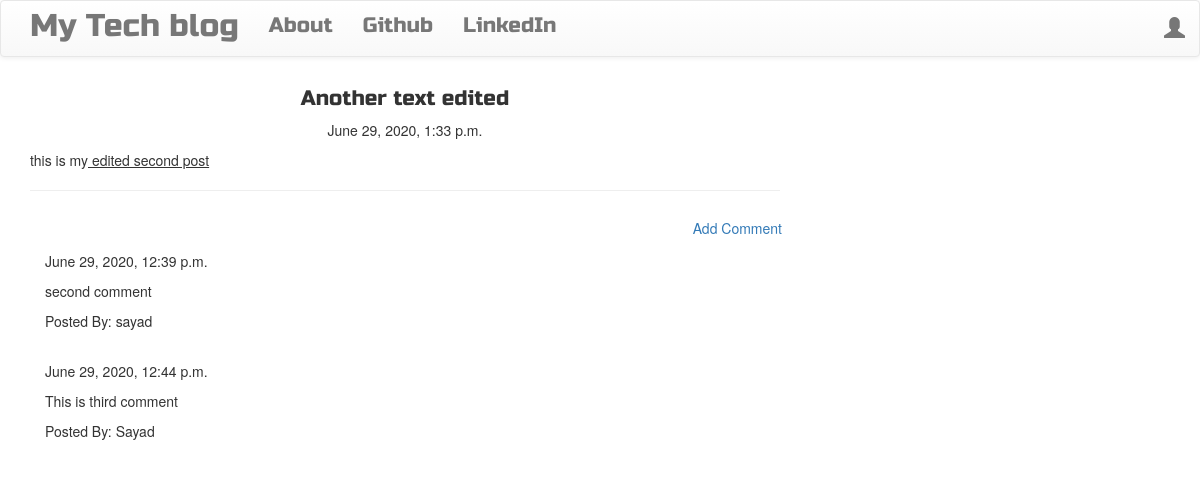
Screenshot of /post/2 with the database file from the repository.
### blog/models.py (models this page shows, shortened)
class Post(models.Model):
    author = models.ForeignKey('auth.User')
    title = models.CharField(max_length=200)
    text = models.TextField()
    created_date = models.DateTimeField(default=timezone.now)
    published_date = models.DateTimeField(blank=True, null=True)

class Comment(models.Model):
    post = models.ForeignKey('blog.Post',related_name='comments')
    author = models.CharField(max_length=200)
    text = models.TextField()
    created_date = models.DateTimeField(default=timezone.now)
    approved_comment = models.BooleanField(default=False)

### blog/views.py (the view)
# urls.py: url(r'^post/(?P<pk>\d+)$', views.PostDetailView.as_view(), name='post_detail'),
class PostDetailView(DetailView):
    model = Post

### blog/templates/blog/post_detail.html (shortened to what this page needs)
{% extends "blog/base.html" %}
{% block content %}
  <h1 class="posttitle loader">{{post.title}}</h1>
  {% if post.published_date %}
    <div class="date postdate">
      {{ post.published_date}}
    </div>
    {% else %}
    <a class="btn btn-default" href="{% url 'post_publish' pk=post.pk %}">Publish</a>
  {% endif %}
  <p class="postcontent">{{ post.text|safe|linebreaksbr }}</p>
  <hr>
  <a class="btn btn-prmary btn-comment" href="{% url 'add_comment_to_post' pk=post.pk%}"> Add Comment</a>
  <div class="container">
    {% for comment in post.comments.all %}
      <br>
      {% if user.is_authenticated or comment.approved_comment %}
        {{comment.created_date}}
          <p> {{comment.text|safe|linebreaks}} </p>
          <p> Posted By: {{comment.author}}</p>
      {% endif %}
      {% empty %}
      <p>No Comments!</p>
    {% endfor %}
  </div>
{% endblock %}

### blog/templates/blog/base.html (shortened to what this page needs)
<!DOCTYPE html>
{% load staticfiles %}
<html>
    <head>
        <link rel="stylesheet" href="https://maxcdn.bootstrapcdn.com/bootstrap/3.3.7/css/bootstrap.min.css">
        <link rel="stylesheet" href="https://maxcdn.bootstrapcdn.com/bootstrap/3.3.7/css/bootstrap-theme.min.css">
        <link rel="stylesheet" href="//cdn.jsdelivr.net/medium-editor/latest/css/medium-editor.min.css" type="text/css" media="screen" charset="utf-8">
        <link rel="stylesheet" href="{% static 'css/blog.css' %}">
<body class='loader'>
  <nav class="navbar navbar-default techfont custom-navbar">
    <div class="container">
      <ul class="nav navbar-nav">
        <li><a class='navbar-brand bigbrand' href="{% url 'post_list' %}">My Tech blog</a></li>
        <li><a href="{% url 'about'%}">About</a></li>
        <li><a href="https://www.github.com">Github</a></li>
        <li><a href="https://www.linkedin.com">LinkedIn</a></li>
      </ul>
      <ul class="nav navbar-nav navbar-right">
        {% if user.is_authenticated %}
        <li>
          <a href="{% url 'post_new' %}" >New Post</a>
        </li>
        <li>
          <a href="{% url 'post_draft_list' %}">Drafts</a>
        </li>
        <li>
          <a href="{% url 'logout' %}" >Log out</a>
        </li>
        <li>
          <a >Welcome: {{ user.username }}</a>
        </li>
          {% else %}
          <li><a class='nav navbar-right' href="{% url 'login' %}" ><span class="glyphicon glyphicon-user"></span></a></li>
        {% endif %}
      </ul>
  </div>
</nav>
        <div class="content container">
            <div class="row">
                <div class="col-md-8">
                  <div class="blog_posts">
                    {% block content %}
                    {% endblock %}
                  </div>
                </div>
            </div>
        </div>
</body>
</html>

### blog/static/css/blog.css (style rules this page uses)
.techfont { font-family: 'Russo One',sans-serif; font-size: 1.5em; margin-bottom: 10px; }
.bigbrand { font-size: 1.5em; }
.postdate { text-align: center; }
.posttitle { font-family: 'Russo One',sans-serif; font-size: 1.5em; text-align: center; }
.postcontent { font-family: 'Monserrat'; font-size: 1.5em; }
.btn-comment { position: absolute; right: 0px; }
.loader { filter:hue-rotate(0deg); color:linear-gradient(45deg,#0f8,#08f); animation:hue 10000ms infinite linear; }

### rows the page displays
Post: title "Another text edited", published_date "June 29, 2020, 1:33 p.m.", text "this is my edited second post"
Comment: created_date "June 29, 2020, 12:39 p.m.", text "second comment", author "sayad"
Comment: created_date "June 29, 2020, 12:44 p.m.", text "This is third comment", author "Sayad"
